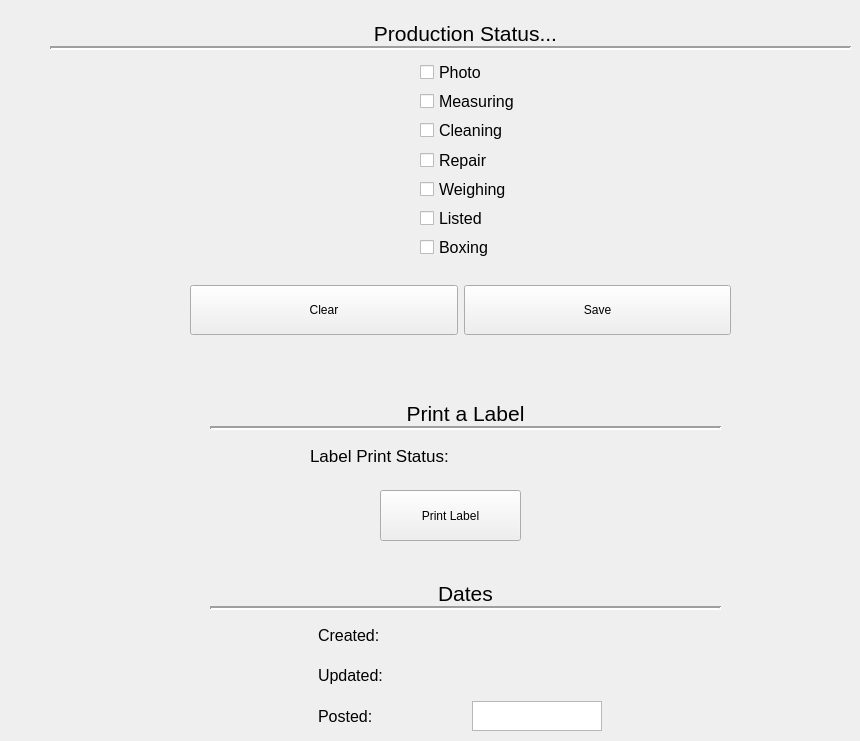
           <widget class="QWidget" name="status_tab">
            <attribute name="title">
             <string>Status</string>
            </attribute>
            <widget class="QWidget" name="layoutWidget">
             <property name="geometry">
              <rect>
               <x>210</x>
               <y>20</y>
               <width>511</width>
               <height>27</height>
              </rect>
             </property>
             <layout class="QHBoxLayout" name="prod_stat_hor_layout">
              <item>
               <widget class="QLabel" name="prod_stat_label">
                <property name="maximumSize">
                 <size>
                  <width>16777215</width>
                  <height>35</height>
                 </size>
                </property>
                <property name="font">
                 <font>
                  <pointsize>16</pointsize>
                 </font>
                </property>
                <property name="text">
                 <string>Production Status...</string>
                </property>
                <property name="alignment">
                 <set>Qt::AlignCenter</set>
                </property>
               </widget>
              </item>
             </layout>
            </widget>
            <widget class="QWidget" name="verticalLayoutWidget_3">
             <property name="geometry">
              <rect>
               <x>420</x>
               <y>60</y>
               <width>171</width>
               <height>199</height>
              </rect>
             </property>
             <layout class="QVBoxLayout" name="status_check_vert_layout">
              <item>
               <widget class="QCheckBox" name="photo_checkbox">
                <property name="font">
                 <font>
                  <pointsize>12</pointsize>
                 </font>
                </property>
                <property name="text">
                 <string>Photo</string>
                </property>
               </widget>
              </item>
              <item>
               <widget class="QCheckBox" name="measure_checkbox">
                <property name="font">
                 <font>
                  <pointsize>12</pointsize>
                 </font>
                </property>
                <property name="text">
                 <string>Measuring</string>
                </property>
               </widget>
              </item>
              <item>
               <widget class="QCheckBox" name="cleaning_checkbox">
                <property name="font">
                 <font>
                  <pointsize>12</pointsize>
                 </font>
                </property>
                <property name="text">
                 <string>Cleaning</string>
                </property>
               </widget>
              </item>
              <item>
               <widget class="QCheckBox" name="repair_checkbox">
                <property name="font">
                 <font>
                  <pointsize>12</pointsize>
                 </font>
                </property>
                <property name="text">
                 <string>Repair</string>
                </property>
               </widget>
              </item>
              <item>
               <widget class="QCheckBox" name="weighing_checkbox">
                <property name="font">
                 <font>
                  <pointsize>12</pointsize>
                 </font>
                </property>
                <property name="text">
                 <string>Weighing</string>
                </property>
               </widget>
              </item>
              <item>
               <widget class="QCheckBox" name="listed_checkbox">
                <property name="font">
                 <font>
                  <pointsize>12</pointsize>
                 </font>
                </property>
                <property name="text">
                 <string>Listed</string>
                </property>
               </widget>
              </item>
              <item>
               <widget class="QCheckBox" name="boxing_checkbox">
                <property name="font">
                 <font>
                  <pointsize>12</pointsize>
                 </font>
                </property>
                <property name="text">
                 <string>Boxing</string>
                </property>
               </widget>
              </item>
             </layout>
            </widget>
            <widget class="QWidget" name="layoutWidget_17">
             <property name="geometry">
              <rect>
               <x>210</x>
               <y>400</y>
               <width>511</width>
               <height>27</height>
              </rect>
             </property>
             <layout class="QHBoxLayout" name="print_hor_layout">
              <item>
               <widget class="QLabel" name="print_label">
                <property name="maximumSize">
                 <size>
                  <width>16777215</width>
                  <height>35</height>
                 </size>
                </property>
                <property name="font">
                 <font>
                  <pointsize>16</pointsize>
                 </font>
                </property>
                <property name="text">
                 <string>Print a Label</string>
                </property>
                <property name="alignment">
                 <set>Qt::AlignCenter</set>
                </property>
               </widget>
              </item>
             </layout>
            </widget>
            <widget class="QWidget" name="horizontalLayoutWidget_11">
             <property name="geometry">
              <rect>
               <x>310</x>
               <y>440</y>
               <width>301</width>
               <height>31</height>
              </rect>
             </property>
             <layout class="QHBoxLayout" name="print_stat_hor_layout">
              <item>
               <widget class="QLabel" name="print_statlabel">
                <property name="font">
                 <font>
                  <pointsize>13</pointsize>
                 </font>
                </property>
                <property name="text">
                 <string>Label Print Status:</string>
                </property>
               </widget>
              </item>
              <item>
               <widget class="QLabel" name="print_stat_result_label">
                <property name="font">
                 <font>
                  <pointsize>12</pointsize>
                 </font>
                </property>
                <property name="text">
                 <string/>
                </property>
               </widget>
              </item>
             </layout>
            </widget>
            <widget class="QPushButton" name="print_button">
             <property name="geometry">
              <rect>
               <x>380</x>
               <y>490</y>
               <width>141</width>
               <height>51</height>
              </rect>
             </property>
             <property name="text">
              <string>Print Label</string>
             </property>
            </widget>
            <widget class="Line" name="print_line">
             <property name="geometry">
              <rect>
               <x>210</x>
               <y>420</y>
               <width>511</width>
               <height>16</height>
              </rect>
             </property>
             <property name="lineWidth">
              <number>2</number>
             </property>
             <property name="orientation">
              <enum>Qt::Horizontal</enum>
             </property>
            </widget>
            <widget class="Line" name="production_line">
             <property name="geometry">
              <rect>
               <x>50</x>
               <y>40</y>
               <width>801</width>
               <height>16</height>
              </rect>
             </property>
             <property name="lineWidth">
              <number>2</number>
             </property>
             <property name="orientation">
              <enum>Qt::Horizontal</enum>
             </property>
            </widget>
            <widget class="QWidget" name="layoutWidget_18">
             <property name="geometry">
              <rect>
               <x>210</x>
               <y>580</y>
               <width>511</width>
               <height>27</height>
              </rect>
             </property>
             <layout class="QHBoxLayout" name="print_hor_layout_2">
              <item>
               <widget class="QLabel" name="print_label_2">
                <property name="maximumSize">
                 <size>
                  <width>16777215</width>
                  <height>35</height>
                 </size>
                </property>
                <property name="font">
                 <font>
                  <pointsize>16</pointsize>
                 </font>
                </property>
                <property name="text">
                 <string>Dates</string>
                </property>
                <property name="alignment">
                 <set>Qt::AlignCenter</set>
                </property>
               </widget>
              </item>
             </layout>
            </widget>
            <widget class="Line" name="print_line_2">
             <property name="geometry">
              <rect>
               <x>210</x>
               <y>600</y>
               <width>511</width>
               <height>16</height>
              </rect>
             </property>
             <property name="lineWidth">
              <number>2</number>
             </property>
             <property name="orientation">
              <enum>Qt::Horizontal</enum>
             </property>
            </widget>
            <widget class="QWidget" name="horizontalLayoutWidget_12">
             <property name="geometry">
              <rect>
               <x>310</x>
               <y>620</y>
               <width>301</width>
               <height>31</height>
              </rect>
             </property>
             <layout class="QHBoxLayout" name="created_hor_layout">
              <item>
               <widget class="QLabel" name="created_label">
                <property name="maximumSize">
                 <size>
                  <width>140</width>
                  <height>16777215</height>
                 </size>
                </property>
                <property name="font">
                 <font>
                  <pointsize>12</pointsize>
                 </font>
                </property>
                <property name="text">
                 <string>Created:</string>
                </property>
               </widget>
              </item>
              <item>
               <widget class="QLabel" name="created_result_label">
                <property name="maximumSize">
                 <size>
                  <width>130</width>
                  <height>16777215</height>
                 </size>
                </property>
                <property name="text">
                 <string/>
                </property>
               </widget>
              </item>
             </layout>
            </widget>
            <widget class="QWidget" name="horizontalLayoutWidget_13">
             <property name="geometry">
              <rect>
               <x>310</x>
               <y>660</y>
               <width>301</width>
               <height>31</height>
              </rect>
             </property>
             <layout class="QHBoxLayout" name="updated_hor_layout">
              <item>
               <widget class="QLabel" name="updated_label">
                <property name="maximumSize">
                 <size>
                  <width>140</width>
                  <height>16777215</height>
                 </size>
                </property>
                <property name="font">
                 <font>
                  <pointsize>12</pointsize>
                 </font>
                </property>
                <property name="text">
                 <string>Updated:</string>
                </property>
               </widget>
              </item>
              <item>
               <widget class="QLabel" name="updated_result_label">
                <property name="maximumSize">
                 <size>
                  <width>130</width>
                  <height>16777215</height>
                 </size>
                </property>
                <property name="text">
                 <string/>
                </property>
               </widget>
              </item>
             </layout>
            </widget>
            <widget class="QWidget" name="horizontalLayoutWidget_14">
             <property name="geometry">
              <rect>
               <x>310</x>
               <y>700</y>
               <width>301</width>
               <height>32</height>
              </rect>
             </property>
             <layout class="QHBoxLayout" name="posted_hor_layout">
              <item>
               <widget class="QLabel" name="posted_label">
                <property name="maximumSize">
                 <size>
                  <width>140</width>
                  <height>16777215</height>
                 </size>
                </property>
                <property name="font">
                 <font>
                  <pointsize>12</pointsize>
                 </font>
                </property>
                <property name="text">
                 <string>Posted:</string>
                </property>
               </widget>
              </item>
              <item>
               <widget class="QPlainTextEdit" name="posted_pt_edit">
                <property name="maximumSize">
                 <size>
                  <width>130</width>
                  <height>30</height>
                 </size>
                </property>
                <property name="plainText">
                 <string/>
                </property>
                <property name="backgroundVisible">
                 <bool>false</bool>
                </property>
               </widget>
              </item>
             </layout>
            </widget>
            <widget class="QWidget" name="horizontalLayoutWidget_18">
             <property name="geometry">
              <rect>
               <x>190</x>
               <y>280</y>
               <width>541</width>
               <height>61</height>
              </rect>
             </property>
             <layout class="QHBoxLayout" name="status_button_hor_layout">
              <item>
               <widget class="QPushButton" name="status_clear_button">
                <property name="minimumSize">
                 <size>
                  <width>0</width>
                  <height>50</height>
                 </size>
                </property>
                <property name="text">
                 <string>Clear</string>
                </property>
               </widget>
              </item>
              <item>
               <widget class="QPushButton" name="status_save_button">
                <property name="minimumSize">
                 <size>
                  <width>0</width>
                  <height>50</height>
                 </size>
                </property>
                <property name="text">
                 <string>Save</string>
                </property>
               </widget>
              </item>
             </layout>
            </widget>
           </widget>
